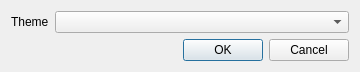
<?xml version="1.0" encoding="UTF-8"?>
<ui version="4.0">
 <class>PreferencesDialog</class>
 <widget class="QDialog" name="PreferencesDialog">
  <property name="geometry">
   <rect>
    <x>0</x>
    <y>0</y>
    <width>360</width>
    <height>70</height>
   </rect>
  </property>
  <property name="windowTitle">
   <string>Preferences</string>
  </property>
  <property name="windowIcon">
   <iconset resource="res.qrc">
    <normaloff>:/icons/preferences.png</normaloff>:/icons/preferences.png</iconset>
  </property>
  <layout class="QGridLayout" name="gridLayout">
   <item row="0" column="0">
    <widget class="QLabel" name="label">
     <property name="text">
      <string>Theme</string>
     </property>
    </widget>
   </item>
   <item row="0" column="1">
    <widget class="QComboBox" name="comboBox"/>
   </item>
   <item row="1" column="1">
    <widget class="QDialogButtonBox" name="buttonBox">
     <property name="standardButtons">
      <set>QDialogButtonBox::StandardButton::Cancel|QDialogButtonBox::StandardButton::Ok</set>
     </property>
    </widget>
   </item>
  </layout>
 </widget>
 <resources>
  <include location="res.qrc"/>
 </resources>
 <connections/>
</ui>
